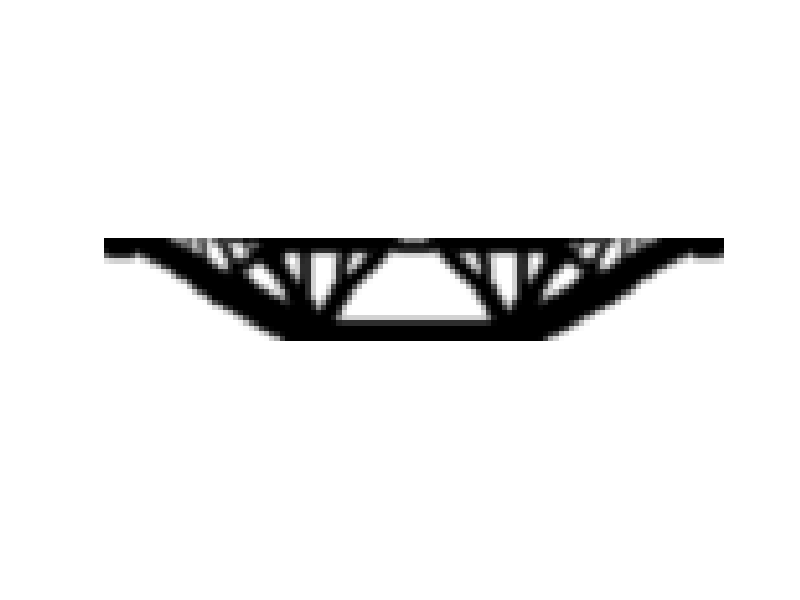
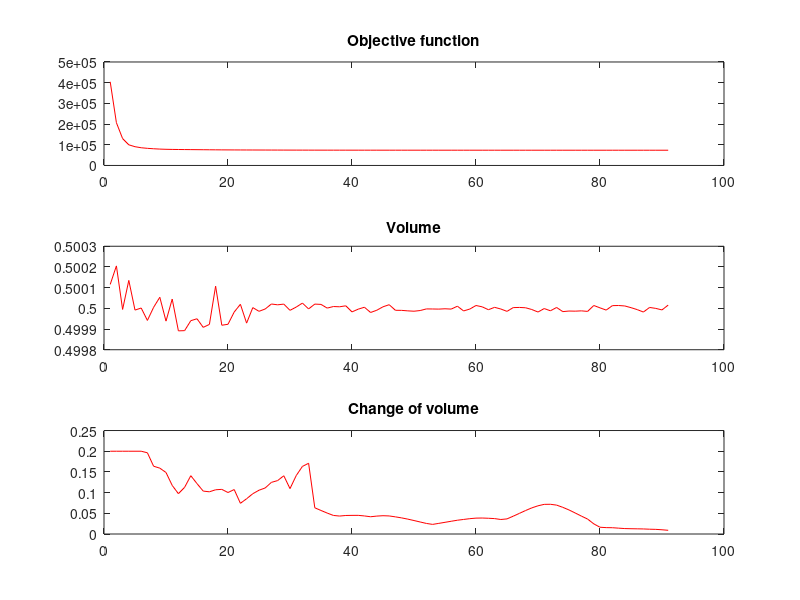

The MATLAB script that drew these images, in order:
%%%% AN 88 LINE TOPOLOGY OPTIMIZATION CODE Nov, 2010 %%%%
%function top88(nelx,nely,volfrac,penal,rmin,ft)
nelx=120; nely=20; volfrac=0.5; penal=3.0; rmin=1.5; ft=2;
%% MATERIAL PROPERTIES
E0 = 1;
Emin = 1e-9;
nu = 0.3;
%% PREPARE FINITE ELEMENT ANALYSIS
A11 = [12  3 -6 -3;  3 12  3  0; -6  3 12 -3; -3  0 -3 12];
A12 = [-6 -3  0  3; -3 -6 -3 -6;  0 -3 -6  3;  3 -6  3 -6];
B11 = [-4  3 -2  9;  3 -4 -9  4; -2 -9 -4 -3;  9  4 -3 -4];
B12 = [ 2 -3  4 -9; -3  2  9 -2;  4  9  2  3; -9 -2  3  2];
KE = 1/(1-nu^2)/24*([A11 A12;A12' A11]+nu*[B11 B12;B12' B11]);
nodenrs = reshape(1:(1+nelx)*(1+nely),1+nely,1+nelx);
edofVec = reshape(2*nodenrs(1:end-1,1:end-1)+1,nelx*nely,1);
edofMat = repmat(edofVec,1,8)+repmat([0 1 2*nely+[2 3 0 1] -2 -1],nelx*nely,1);
iK = reshape(kron(edofMat,ones(8,1))',64*nelx*nely,1);
jK = reshape(kron(edofMat,ones(1,8))',64*nelx*nely,1);
% DEFINE LOADS AND SUPPORTS (HALF MBB-BEAM)
F = sparse([2:2*(nely+1):nelx*(nely+1)+1,wrev(2*nelx*(nely+1)+2:-2*(nely+1):nelx*(nely+1)+1)],1,-1,2*(nely+1)*(nelx+1),1);
U = zeros(2*(nely+1)*(nelx+1),1);
fixeddofs = union([1,2*(nely+1)*nelx+1],...
    [2*(nely+1)*(floor((nelx+1)/3)+1),2*(nely+1)*(floor(2*(nelx+1)/3)+1)]);
alldofs = 1:2*(nely+1)*(nelx+1);
freedofs = setdiff(alldofs,fixeddofs);
%% PREPARE FILTER
iH = ones(nelx*nely*(2*(ceil(rmin)-1)+1)^2,1);
jH = ones(size(iH));
sH = zeros(size(iH));
k = 0;
for i1 = 1:nelx
  for j1 = 1:nely
    e1 = (i1-1)*nely+j1;
    for i2 = max(i1-(ceil(rmin)-1),1):min(i1+(ceil(rmin)-1),nelx)
      for j2 = max(j1-(ceil(rmin)-1),1):min(j1+(ceil(rmin)-1),nely)
        e2 = (i2-1)*nely+j2;
        k = k+1;
        iH(k) = e1;
        jH(k) = e2;
        sH(k) = max(0,rmin-sqrt((i1-i2)^2+(j1-j2)^2));
      end
    end
  end
end
H = sparse(iH,jH,sH);
Hs = sum(H,2);
%% INITIALIZE ITERATION
x = repmat(volfrac,nely,nelx);
xPhys = x;
loop = 0;
change = 1;
obj = NaN(200,1);
changeplot = NaN(200,1);
volume = NaN(200,1);
%% START ITERATION
while change > 0.01
  loop = loop + 1;
  %% FE-ANALYSIS
  sK = reshape(KE(:)*(Emin+xPhys(:)'.^penal*(E0-Emin)),64*nelx*nely,1);
  K = sparse(iK,jK,sK); K = (K+K')/2;
  U(freedofs) = K(freedofs,freedofs)\F(freedofs);
  %% OBJECTIVE FUNCTION AND SENSITIVITY ANALYSIS
  ce = reshape(sum((U(edofMat)*KE).*U(edofMat),2),nely,nelx);
  c = sum(sum((Emin+xPhys.^penal*(E0-Emin)).*ce));
  dc = -penal*(E0-Emin)*xPhys.^(penal-1).*ce;
  dv = ones(nely,nelx);
  obj(loop+1) = c;
  %% FILTERING/MODIFICATION OF SENSITIVITIES
  if ft == 1
    dc(:) = H*(x(:).*dc(:))./Hs./max(1e-3,x(:));
  elseif ft == 2
    dc(:) = H*(dc(:)./Hs);
    dv(:) = H*(dv(:)./Hs);
  end
  %% OPTIMALITY CRITERIA UPDATE OF DESIGN VARIABLES AND PHYSICAL DENSITIES
  l1 = 0; l2 = 1e9; move = 0.2;
  while (l2-l1)/(l1+l2) > 1e-3
    lmid = 0.5*(l2+l1);
    xnew = max(0,max(x-move,min(1,min(x+move,x.*sqrt(-dc./dv/lmid)))));
    if ft == 1
      xPhys = xnew;
    elseif ft == 2
      xPhys(:) = (H*xnew(:))./Hs;
    end
    if sum(xPhys(:)) > volfrac*nelx*nely, l1 = lmid; else, l2 = lmid; end
  end
  change = max(abs(xnew(:)-x(:)));
  changeplot(loop+1) = change;
  volume(loop+1) = mean(xPhys(:));
  x = xnew;
  %% PRINT RESULTS
  fprintf(' It.:%5i Obj.:%11.4f Vol.:%7.3f ch.:%7.3f\n',loop,c, ...
    mean(xPhys(:)),change);
  fflush(stdout);
  %% PLOT DENSITIES
  colormap(gray); imagesc(1-xPhys); caxis([0 1]); axis equal; axis off; drawnow;
end
%% EXTRA PLOTS
obj(isnan(obj)) = [];
changeplot(isnan(changeplot)) = [];
volume(isnan(volume)) = [];

figure;
ax1 = subplot(3,1,1);
plot(obj,'r');
title(ax1,'Objective function')

ax2 = subplot(3,1,2);
plot(volume,'r');
title(ax2,'Volume')

ax3 = subplot(3,1,3);
plot(changeplot,'r');
title(ax3,'Change of volume')
%
%%%%%%%%%%%%%%%%%%%%%%%%%%%%%%%%%%%%%%%%%%%%%%%%%%%%%%%%%%%%%%%%%%%%%%%%%%%%
% This Matlab code was written by E. Andreassen, A. Clausen, M. Schevenels,%
% B. S. Lazarov and O. Sigmund,  Department of Solid  Mechanics,           %
%  Technical University of Denmark,                                        %
%  DK-2800 Lyngby, Denmark.                                                %
% Please sent your comments to: sigmund@fam.dtu.dk                         %
%                                                                          %
% The code is intended for educational purposes and theoretical details    %
% are discussed in the paper                                               %
% "Efficient topology optimization in MATLAB using 88 lines of code,       %
% E. Andreassen, A. Clausen, M. Schevenels,                                %
% B. S. Lazarov and O. Sigmund, Struct Multidisc Optim, 2010               %
% This version is based on earlier 99-line code                            %
% by Ole Sigmund (2001), Structural and Multidisciplinary Optimization,    %
% Vol 21, pp. 120--127.                                                    %
%                                                                          %
% The code as well as a postscript version of the paper can be             %
% downloaded from the web-site: http://www.topopt.dtu.dk                   %
%                                                                          %
% Disclaimer:                                                              %
% The authors reserves all rights but do not guaranty that the code is     %
% free from errors. Furthermore, we shall not be liable in any event       %
% caused by the use of the program.                                        %
%%%%%%%%%%%%%%%%%%%%%%%%%%%%%%%%%%%%%%%%%%%%%%%%%%%%%%%%%%%%%%%%%%%%%%%%%%%%

